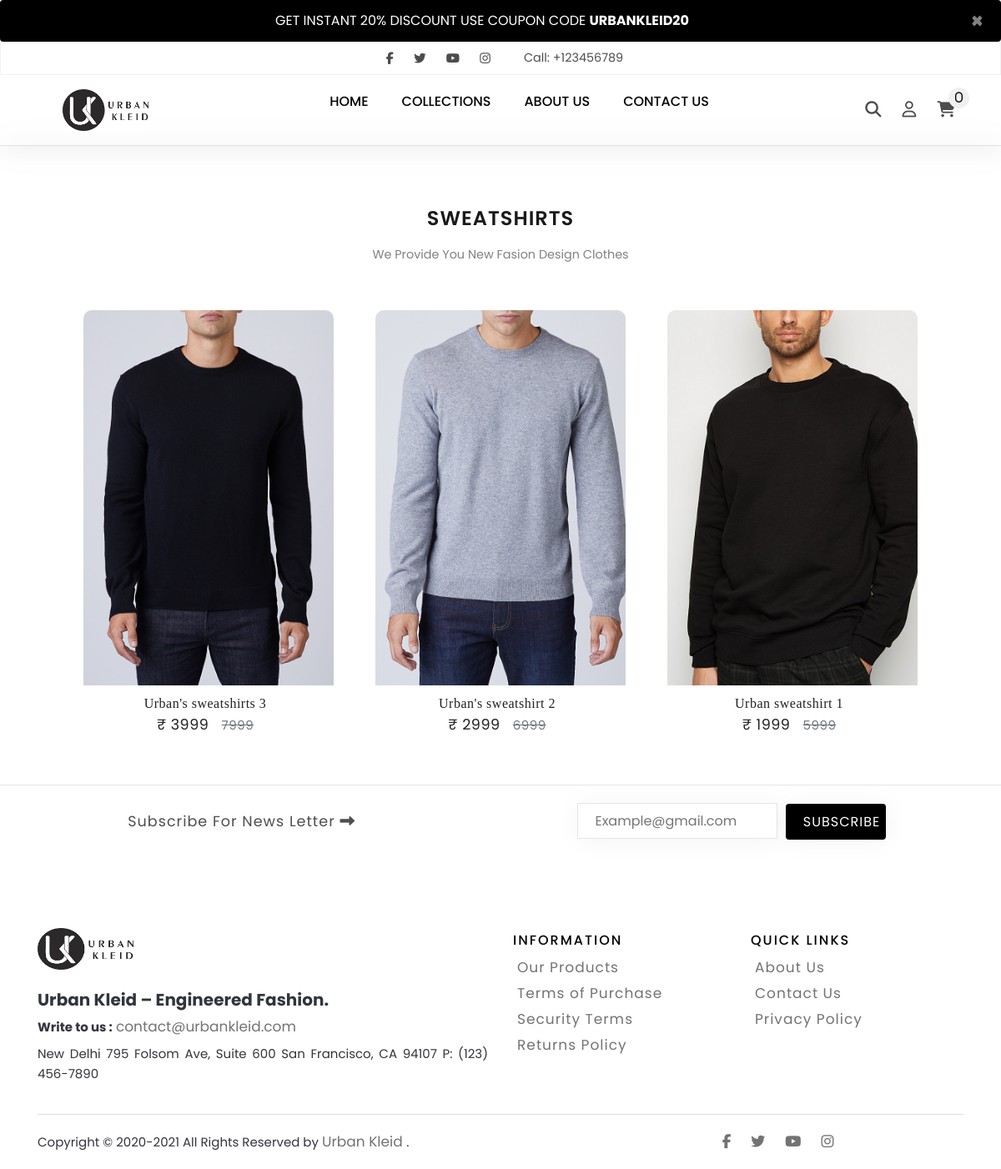
Screenshot of /sweatshirts.php with the database file from the repository.
### tables this page shows
CREATE TABLE `index_page` (
  `index_id` int(11) NOT NULL,
  `index_img` varchar(255) NOT NULL,
  `index_title` varchar(255) NOT NULL,
  `index_desc` longtext NOT NULL,
  `index_created` datetime NOT NULL DEFAULT current_timestamp()
);

CREATE TABLE `sweatshirts` (
  `pro_id` int(10) NOT NULL,
  `pro_name` varchar(255) NOT NULL,
  `pro_shortdetail` varchar(255) NOT NULL,
  `pro_price` int(15) NOT NULL,
  `pro_bid_price` int(15) NOT NULL,
  `pro_imagename` varchar(255) NOT NULL,
  `imageType` varchar(200) NOT NULL,
  `vp_img2` varchar(200) NOT NULL,
  `vp_img3` varchar(200) NOT NULL,
  `vp_img4` varchar(200) NOT NULL,
  `created` datetime NOT NULL DEFAULT current_timestamp()
);

### sweatshirts.php (the view, shortened to what this page needs)
<!DOCTYPE html>
<html lang="en">
<head>
    <link rel="stylesheet" href="https://cdn.jsdelivr.net/npm/bootstrap@4.5.3/dist/css/bootstrap.min.css">
    <link rel="stylesheet" href="https://stackpath.bootstrapcdn.com/font-awesome/4.7.0/css/font-awesome.min.css">
    <link rel="stylesheet" href="https://use.fontawesome.com/releases/v5.8.2/css/all.css">
    <link href="https://maxcdn.bootstrapcdn.com/font-awesome/4.6.3/css/font-awesome.min.css" rel="stylesheet">
    <link rel="stylesheet" href="css/style.css">
	<link rel="stylesheet" href="css/mystyle.css">
	<link rel="stylesheet" href="css/footer.css">
	<link rel="stylesheet" href="css/contactus.css">
	<link rel="stylesheet" href="css/login-signup.css">
	<link rel="stylesheet" href="css/product.css">
</head>
<body>
    <?php
    include 'basic/header.php';
    ?>
    <section class="new-arrival my-4">
        <div class="arrival-heading">
            <strong>Sweatshirts</strong>
            <p>We Provide You New Fasion Design Clothes</p>
        </div>
        <div class="product-container" id="employee_table">
        <?php
			include 'dbconnect.php';
			$sql = "SELECT * FROM `sweatshirts` ORDER BY pro_id DESC";
			$result = mysqli_query($conn, $sql);
			while ($row = mysqli_fetch_assoc($result)) {
				$proid = $row['pro_id'];
				$proname = $row['pro_name'];
				$price = $row['pro_price'];
				$bidprice = $row['pro_bid_price'];
				$imagename = $row['pro_imagename'];
				echo '
					  <div class="item-a">
						  <div class="box">
							  <div class="slide-img">
                              <a href="view_products.php?proid='.$proid.'">		  <img alt="1" src="img/' . $imagename . '">  </a>
								  <div class="overlay">
                                      <a href="view_products.php?proid='.$proid.'" type="submit" name="add_to_cart" class="buy-btn">Buy Now</a>
								  </div>
							  </div>
                              <div class="detail-box text-center">
                              <a href="view_products.php?proid='.$proid.'">' . $proname . '</a> <br>
                              <a href="view_products.php?proid='.$proid.'" class="price">&#8377; ' . $price . '   <s class="text-muted">' . $bidprice . '</s>	</a>
                              </div>
						  </div>
					  </div>
					 ';
			}
			?>
        </div>
    </section>
    <?php
    include 'basic/footer.php';
    ?>
</body>
</html>

### basic/header.php (shortened to what this page needs)
<?php
require_once 'dbconnect.php';
$sql = "SELECT * FROM `index_page` where index_id='12'";
$result = mysqli_query($conn, $sql);
while ($row = mysqli_fetch_assoc($result)) {
  $title = $row['index_title'];
  $detail = $row['index_desc'];
  echo '<div class="alert   alert-dismissible fade show m-0 text-center codealert" role="alert">
  '.$detail.' <strong>'.$title.' </strong>
  <button type="button" class="close" data-dismiss="alert" aria-label="Close">
      <span aria-hidden="true">&times;</span>
  </button>
</div>';
}
?>
<nav>
    <div class="social-call ">
        <div class="social">
            <a href="#"><i class="fab fa-facebook-f"></i></a>
            <a href="#"><i class="fab fa-twitter"></i></a>
            <a href="#"><i class="fab fa-youtube"></i></a>
            <a href="#"><i class="fab fa-instagram"></i></a>
        </div>
        <div class="phone">
            <span>Call: +123456789</span>
        </div>
    </div>
    <div class="navigation">
        <a href="#" class="logo hideforlatop"><img src="img/new1.png"></a>
        <ul class="menu">
            <li><a href="index.php">Home</a></li>
                <li class="nav-item dropdown">
      <a class=" dropdown-toggle" href="#" id="navbarDropdown" role="button" data-toggle="dropdown" aria-haspopup="true" aria-expanded="false">
            COLLECTIONS
      </a>
    </li>
            <li><a href="about.php">About Us</a>
            </li>
            <li><a href="contact.php">Contact Us</a></li>
        </ul>
        <div class="right-menu">
            <a href="javascript:void(0);" class="search">
                <i class="fas fa-search"></i>
            </a>
            <a href="loginhandle.php" class="user">
                <i class="far fa-user"></i>
            </a>
            <?php
            $count = 0;
            ?>
            <a href="cart.php">
                <i class="fas fa-shopping-cart">
                    <span class="num-cart-product"><?php echo $count; ?></span>
                </i>
            </a>
        </div>
    </div>
</nav>
<hr class="line">

### css/style.css (style rules this page uses)
body { margin:0px; padding: 0px; font-family: poppins; background-color: #ffffff; font-family: 'Segoe UI', Tahoma, Geneva, Verdana, sans-serif; }
* { box-sizing: border-box; }
.right-menu a { text-decoration: none; }
.line { margin: 0; box-shadow: 2px 2px 30px rgba(0, 0, 0, 0.5); }
ul { list-style: none; }
.menu li a { text-decoration: none; }
nav { width:100%; box-shadow: 2px 2px 30px rgba(0,0,0,0.05); z-index: 100; }
.dropdown-toggle::after { visibility: hidden; margin-top: 0px; }
.social-call { height: 40px; border: 1px solid rgba(0,0,0,0.05); display: flex; justify-content: center; align-items: center; }
.social a { margin: 0px 10px; color: rgba(0,0,0,0.7); font-size: 0.9rem; }
.phone { color: rgba(0,0,0,0.7); margin-left: 30px; font-size: 0.9rem; }
.navigation { display: flex; justify-content: space-between; align-items: center; padding: 0px 45px; }
.logo { text-align: center; margin-left: 30px; }
.logo img { height: 50px; }
.menu { display: flex; }
.menu li { position: relative; margin: 20px; display: flex; text-transform: uppercase; font-weight: 500; }
.menu li a ,.dropdown-toggle { color: #000; }
.menu li a::after { content: ''; display: block; width: 0; height: 2px; background: #eb5b25; transition: width .3s; }
.right-menu a { margin: 0px 10px; font-size: 1.2rem; color: rgba(0,0,0,0.7); }
.fa-shopping-cart { position: relative; }
.num-cart-product { position: absolute; top: -17px; right: -17px; width:25px; height: 25px; font-size: 0.9rem; border-radius: 50%; background-color: #f0f0f0; color: #000; display: flex; justify-content: center; align-items: center; font-weight: 500; }

### css/mystyle.css (style rules this page uses)
body { font-family: 'Mukta Vaani', sans-serif; font-family: 'Nunito Sans', sans-serif; font-family: 'Poppins', sans-serif; }
html { scroll-behavior: smooth; }
.myproductscol ,.item-a { transition: 0.3s; }
s { margin-left: 10px; color: #333; font-size: 15px; }
.codealert { color: #fff; background: #000; }

### css/product.css (style rules this page uses)
.arrival-heading strong { font-size: 1.5rem; letter-spacing: 1px; color: #1b1919; text-transform: uppercase; font-weight: 600; margin-top: 40px; padding: 5px 30px; }
.arrival-heading { border: none; display: flex; justify-content: center; align-items: center; flex-direction: column; }
.arrival-heading p { color: #808080; margin: 10px; font-size: 0.9rem; }
.product-container { width:100%; display: flex; justify-content: center; align-items: center; flex-wrap: wrap; margin-top: 20px; }
.new-arrival { display: flex; flex-direction: column; justify-content: center; align-items: center; }
.box { width:300px; border-radius: 10px; overflow: hidden; margin: 25px; }
.slide-img { height: 450px; position:relative; }
.slide-img img { width:100%; height: 100%; object-fit: cover; box-sizing: border-box; }
.detail-box { width: 100%; display: inline-block; justify-content: space-between; align-items: center; padding: 10px 20px; box-sizing: border-box; font-family: calibri; }
.detail-box a ,.card-body a { text-decoration: none; color:#222222; margin: 5px 0px; font-weight: 400; letter-spacing: 0.5px; padding-right: 8px; }
.price { color: #333333; font-weight: 600; font-size: 1.1rem; font-family: poppins; letter-spacing: 0.5px; }
span { -webkit-user-select: none; -moz-user-select: none; -ms-user-select: none; }

### rows the page displays
index_page: index_desc "GET INSTANT 20% DISCOUNT USE COUPON CODE", index_title "URBANKLEID20"
sweatshirts: pro_imagename (picture), pro_name "Urban's sweatshirts 3", pro_price "3999", pro_bid_price "7999"
sweatshirts: pro_imagename (picture), pro_name "Urban's sweatshirt 2", pro_price "2999", pro_bid_price "6999"
sweatshirts: pro_imagename (picture), pro_name "Urban sweatshirt 1", pro_price "1999", pro_bid_price "5999"

### other values shown
$count "0"
